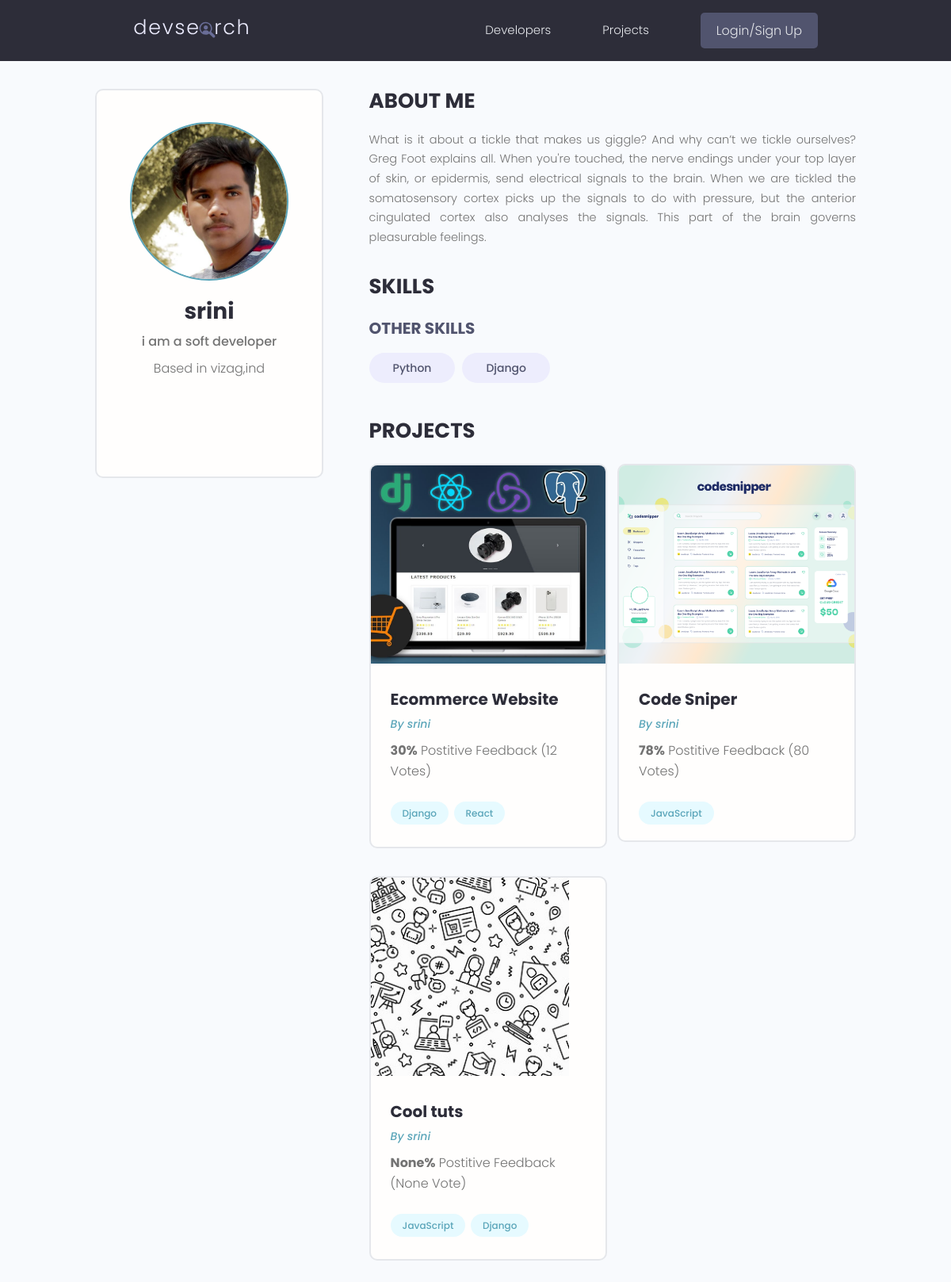
The app's page /profile/bde60429-7497-4865-ad36-f0e030542524/ with its own data.
### users/models.py (models this page shows, shortened)
class Profile(models.Model):
    user = models.OneToOneField(User, on_delete=models.CASCADE, null=True, blank=True)
    name = models.CharField(max_length=200, null=True, blank=True)
    email = models.EmailField(max_length=500, null=True, blank=True)
    username = models.CharField(max_length=200, null=True, blank=True)
    location = models.CharField(max_length=200, null=True, blank=True)
    short_intro = models.CharField(max_length=200, null=True, blank=True)
    bio = models.TextField(null=True, blank=True)
    profile_image = models.ImageField(null=True, blank=True, upload_to='profiles/', default="profiles/user-default.png")
    social_github = models.CharField(max_length=200, null=True, blank=True)
    social_twitter = models.CharField(max_length=200, null=True, blank=True)
    social_linkedin = models.CharField(max_length=200, null=True, blank=True)
    social_youtube = models.CharField(max_length=200, null=True, blank=True)
    social_website = models.CharField(max_length=200, null=True, blank=True)
    created = models.DateTimeField(auto_now_add=True)
    id = models.UUIDField(default=uuid.uuid4, unique=True, primary_key=True, editable=False)

class Skill(models.Model):
    owner = models.ForeignKey(Profile, on_delete=models.CASCADE, null=True, blank=True)
    name = models.CharField(max_length=200, null=True, blank=True)
    description = models.TextField(null=True, blank=True)
    created = models.DateTimeField(auto_now_add=True)
    id = models.UUIDField(default=uuid.uuid4, unique=True, primary_key=True, editable=False)
    def __str__(self):
        return self.name or "Unnamed Skill"

### projects/models.py (models this page shows, shortened)
class Project(models.Model):
    owner = models.ForeignKey(Profile, null=True, blank=True, on_delete=models.SET_NULL)
    title = models.CharField(max_length=200)
    description = models.TextField(null=True, blank=True)
    featured_image = models.ImageField(null=True, blank=True, default="default.jpg")
    demo_link = models.CharField(max_length=2000, null=True, blank=True)
    source_link = models.CharField(max_length=2000, null=True, blank=True)
    tags = models.ManyToManyField('Tag', blank=True)
    vote_total = models.IntegerField(default=0, null=True, blank=True)
    vote_ratio = models.IntegerField(default=0, null=True, blank=True)
    created = models.DateTimeField(auto_now_add=True)
    id = models.UUIDField(default=uuid.uuid4, unique=True, primary_key=True, editable=False)
    class Meta:
        ordering = [ 'created']

class Tag(models.Model):
    name = models.CharField(max_length=200)
    created = models.DateTimeField(auto_now_add=True)
    id = models.UUIDField(default=uuid.uuid4, unique=True, primary_key=True, editable=False)
    def __str__(self):
        return self.name

### users/views.py (the view)
# urls.py: path('profile/<str:pk>/', views.userProfile, name="user-profile"),
def userProfile(request, pk):
    profile = Profile.objects.get(id=pk)
    topSkills = profile.skill_set.exclude(description__exact="")
    otherSkills = profile.skill_set.filter(description="")
    context = {'profile': profile, 'topSkills': topSkills, 'otherSkills': otherSkills }
    return render(request, 'users/user-profile.html', context)

### users/templates/users/user-profile.html (shortened to what this page needs)
{% extends 'main.html' %}
{% block content %}
<main class="profile my-md">
    <div class="container">
        <div class="layout">
            <div class="column column--1of3">
                <div class="card text-center">
                    <div class="card__body dev">
                        <img class="avatar avatar--xl" src="{{ profile.profile_image.url }}" />
                        <h2 class="dev__name">{{profile.name}}</h2>
                        <p class="dev__title">{{profile.short_intro}}</p>
                        <p class="dev__location">Based in {{profile.location}}</p>
                        <ul class="dev__social">
                        </ul>
                    </div>
                </div>
            </div>
            <div class="column column--2of3">
                <div class="devInfo">
                    <h3 class="devInfo__title">About Me</h3>
                    <p class="devInfo__about">{{profile.bio}}</p>
                </div>
                <div class="devInfo">
                    <h3 class="devInfo__title">Skills</h3>
                    <div class="devInfo__skills">
                        <h3 class="devInfo__subtitle">Other Skills</h3>
                        <div class="devInfo__otherSkills">
                            {% for skill in otherSkills %}
                            <span class="tag tag--pill tag--sub tag--lg">
                                <small>{{skill}}</small>
                            </span>
                            {% endfor %}
                        </div>
                    </div>
                </div>
                <div class="devInfo">
                    <h3 class="devInfo__title">Projects</h3>
                    <div class="grid grid--two">
                        {% for project in profile.project_set.all %}
                        <div class="column">
                            <div class="card project">
                                <a href="{% url 'project' project.id %}" class="project">
                                    {% if project.featured_image %}
                                    <img class="project__thumbnail" src="{{ project.featured_image.url }}" alt="{{ project.title }}" />
                                    {% else %}
                                    <img class="project__thumbnail" src="{{ profile.profile_image.url }}" alt="{{ project.title }}" />
                                    {% endif %}
                                    <div class="card__body">
                                        <h3 class="project__title">{{project.title}}</h3>
                                        <p><a class="project__author"
                                                href="{% url 'user-profile' project.owner.id %}">By
                                                {{project.owner.name}}</a>
                                        </p>
                                        <p class="project--rating">
                                            <span style="font-weight: bold;">{{project.vote_ratio}}%</span> Postitive
                                            Feedback ({{project.vote_total}} Vote{{project.vote_total|pluralize:"s"}})
                                        </p>
                                        <div class="project__tags">
                                            {% for tag in project.tags.all %}
                                            <span class="tag tag--pill tag--main">
                                                <small>{{tag}}</small>
                                            </span>
                                            {% endfor %}
                                        </div>
                                    </div>
                                </a>
                            </div>
                        </div>
                        {% endfor %}
                    </div>
                </div>
            </div>
        </div>
    </div>
</main>
{% endblock content %}

### static/styles/app.css (style rules this page uses)
:root { --color-sub: #2d2d39; }
.card { border: 2px solid var(--color-light); }
img { width: 100%; }
.profile .card > .dev { padding: 4rem; }
.dev__name { color: var(--color-sub); font-size: 2.8rem; font-weight: 700; margin-top: 1rem; margin-bottom: 0.5rem; }
.dev__title { font-size: 1.6rem; font-weight: 500; line-height: 1.3; }
.dev__location { margin-top: 1rem; }
.dev__social { margin: 3rem 0; list-style: none; display: flex; justify-content: center; gap: 1.5rem; }
.devInfo { margin-bottom: 3rem; }
.devInfo__title, .devInfo__subtitle { font-size: 2.6rem; color: var(--color-sub); text-transform: uppercase; font-weight: 700; margin-bottom: 1.5rem; }
.devInfo__subtitle { font-size: 2rem; color: var(--color-sub-light); }
.devInfo__about, .devSkill__info { font-size: 1.45rem; line-height: 1.7; text-align: justify; }
.project__author { font-size: 1.4rem; font-style: italic; }
.project--rating { margin-bottom: 1.6em; margin-top: .5em; }
.project__thumbnail { height: 25rem; object-fit: cover; object-position: top center; }
.project__title { font-size: 2rem; font-weight: 700; color: var(--color-sub); }

### static/uikit/styles/modules/_variables.css (style rules this page uses)
:root { --color-main: #5aa5b9; --color-main-light: #e6faff; --color-sub: #3f4156; --color-sub-light: #51546e; --color-sub-lighter: #ededfd; --color-text: #737373; --color-gray: #8b8b8b; --color-light: #e5e7eb; --color-light-gray: #767676; --color-bg: #f8fafd; --color-white: #fffefd; --color-white-light: #f3f3f3; --color-success: #359e64; --color-success-bg: #def8e8; --color-error: #fc4b0b; --color-error-bg: #fff2ee; --font-base: 'Poppins', arial, helvetica, 'Segoe UI', roboto, ubuntu, sans-serif; --font-monospace: 'Fira Code', 'Courier New', courier, monospace; --font-regular: 300; --font-medium: 500; --font-bold: 700; --generic-shadow: 1px 1px 5px #00000010; --generic-transition: all 0.3s ease-in-out; }

### static/uikit/styles/modules/_base.css (style rules this page uses)
* { margin: 0; padding: 0; box-sizing: border-box; text-rendering: optimizeLegibility; color: inherit; font-size: inherit; }
html { font-size: 50%; }
@media only screen and (min-width: 480px) { html { font-size: 56.25%; } }
@media only screen and (min-width: 1200px) { html { font-size: 62.5%; } }
body { line-height: 1.6; font-weight: 400; font-size: 1.5rem; color: var(--color-text); background-color: var(--color-bg); min-height: 100vh; }

### static/uikit/styles/modules/_typography.css (style rules this page uses)
* { font-family: var(--font-base); }
h2 { font-size: 3.6rem; font-weight: var(--font-bold); }
h3 { font-size: 3.2rem; font-weight: var(--font-medium); }
p, span, strong { font-size: 1.6rem; color: var(--color-text); font-weight: var(--font-regular); }
a { padding-bottom: 2px; text-decoration: none; display: inline-block; color: var(--color-main); font-weight: var(--font-medium); }

### static/uikit/styles/modules/_utilities.css (style rules this page uses)
.container { width: 92%; max-width: 165rem; margin: 0 auto; box-sizing: border-box; }
@media screen and (min-width: 1000px) { .container { width: 90%; } }
@media screen and (min-width: 1200px) { .container { width: 80%; } }
.text-center { text-align: center; }
.my-md { margin: 3rem auto; }

### static/uikit/styles/modules/_avatar.css (style rules this page uses)
.avatar { border-radius: 50%; border: 2px solid var(--color-main); object-fit: cover; }
.avatar--xl { height: 20rem; width: 20rem; }

### static/uikit/styles/modules/_card.css (style rules this page uses)
.card { border-radius: 1rem; background-color: var(--color-white); border: 1.5px solid var(--color-light); width: auto; height: auto; margin-top: 0.5rem; margin-bottom: 0.5rem; overflow: hidden; }
.card__body, .card__header { padding: 2rem 2.5rem; }

### static/uikit/styles/modules/_tag.css (style rules this page uses)
.tag { display: inline-flex; align-items: center; background-color: var(--color-sub); height: -webkit-fit-content; height: -moz-fit-content; height: fit-content; width: -webkit-fit-content; width: -moz-fit-content; width: fit-content; border-radius: 0.5rem; padding: 0.5rem 1.5rem; font-size: 1.2rem; cursor: pointer; }
.tag:not(:last-child) { margin-right: 0.25rem; margin-bottom: 0.75rem; }
.tag > small { color: var(--color-white); }
.tag--pill { border-radius: 5rem; }
.tag--main, .tag--main > small { background: var(--color-main-light); color: var(--color-main); font-weight: 500; }
.tag--sub, .tag--sub > small { background: var(--color-sub-lighter); color: var(--color-sub-light); font-weight: 500; }
.tag--lg { padding: 0.8rem 3rem; font-size: 1.4rem; }
.tag--lg:not(:last-child) { margin-right: 0.5rem; margin-bottom: 1rem; }

### static/uikit/styles/modules/_layout.css (style rules this page uses)
.layout { display: flex; flex-flow: row wrap; justify-content: space-between; }
.layout > .column { margin-bottom: 3rem; }
.layout > .column.column--1of3 { flex-basis: 30%; }
.layout > .column.column--2of3 { flex-basis: 64%; }

### records on screen
Profile: profile_image (picture), name "srini", short_intro "i am a soft developer", location "vizag,ind", bio "What is it about a tickle that makes us giggle? And why can’t we tickle ourselves? Greg Foot explains all. When you're touched, the nerve endings under your top layer of skin, or epidermis, send electrical signals to the brain. When we are tickled the somatosensory cortex picks up the signals to do with pressure, but the anterior cingulated cortex also analyses the signals. This part of the brain governs pleasurable feelings."
Skill: name "Python"
Skill: name "Django"
Project: featured_image (picture), title "Ecommerce Website", owner.name "srini", vote_ratio "30", vote_total "12"
Tag: name "Django"
Tag: name "React"
Project: featured_image (picture), title "Code Sniper", owner.name "srini", vote_ratio "78", vote_total "80"
Tag: name "JavaScript"
Project: featured_image (picture), title "Cool tuts", owner.name "srini", vote_ratio "None", vote_total "None"
